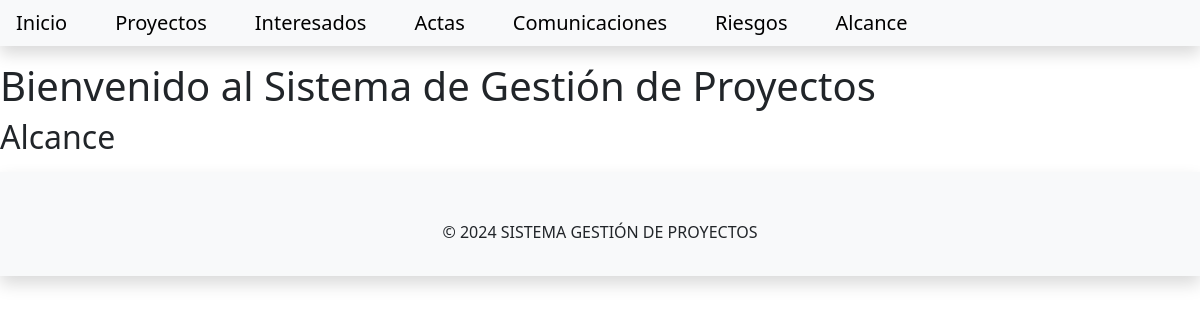
The app's page /gestionproyectos/alcance, older data.
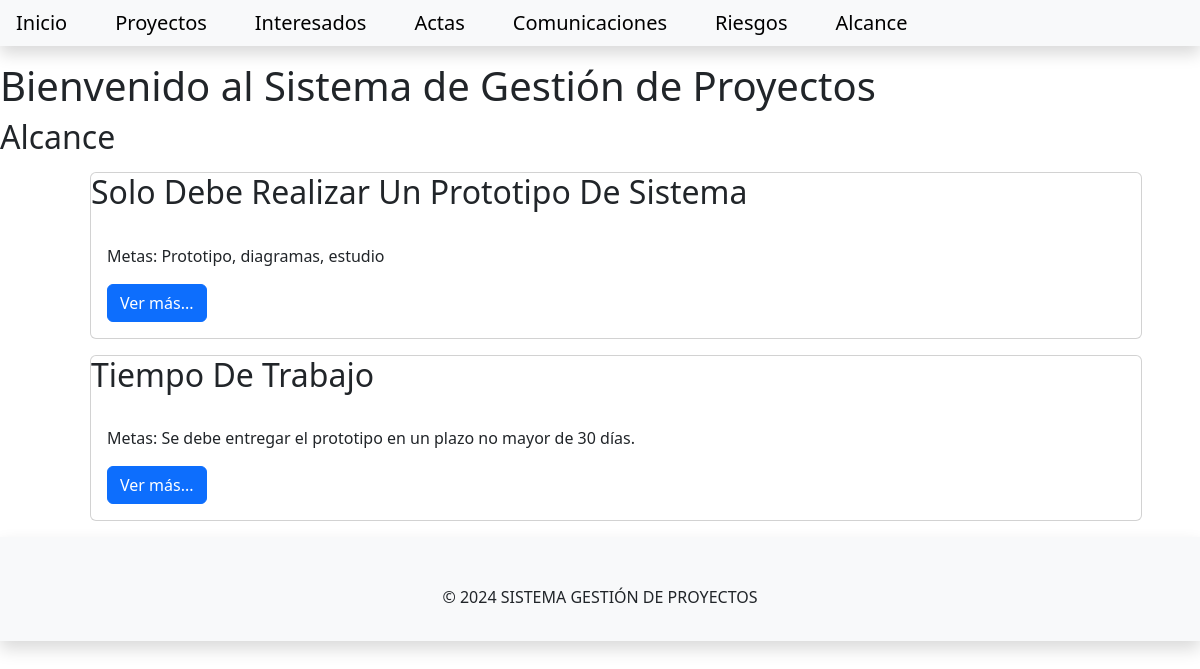
The same page, newer data.
### gestionproyecto/models.py (models this page shows, shortened)
class Alcance(models.Model):
    descripcion = models.TextField()
    metas = models.TextField()
    tiempo = models.IntegerField()
    slug = models.SlugField(unique=True, max_length=200, blank=True)

### gestionproyecto/views.py (the view)
# urls.py: path('alcance', views.AlcanceList.as_view(), name='alcance_list'),
class AlcanceList(generic.ListView):
    queryset = Alcance.objects.all().order_by('proyecto')
    template_name = 'gestionproyectos/alcancelist.html'
    context_object_name = 'alcance_list'

### templates/gestionproyectos/alcancelist.html
{% extends 'gestionproyectos/base.html' %}
{% block content %}
    <h1>Bienvenido al Sistema de Gestión de Proyectos</h1>
    <h2> Alcance </h2>
    <div class="container">
         <ul>
        {% for alcance in alcance_list %}
        <div class="card m-3">
            <div class="card-title">
                <h2>{{ alcance.descripcion | title}}</h2>
            </div>
            <div class="card-body">
                <p>
                    Metas: {{ alcance.metas }}
                </p>
                <a class="btn btn-primary" href="{% url 'alcance_view' alcance.slug %}">Ver más...</a>
            </div>
        </div>
        {% endfor %}
        </ul>
    </div>
{% endblock content %}

Row changes from the older to the newer data that the page shows:
added Alcance: descripcion "Solo Debe Realizar Un Prototipo De Sistema", metas "Prototipo, diagramas, estudio"
added Alcance: descripcion "Tiempo De Trabajo", metas "Se debe entregar el prototipo en un plazo no mayor de 30 días."
